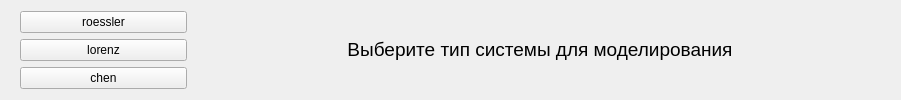
     <widget class="QWidget" name="page">
      <property name="sizePolicy">
       <sizepolicy hsizetype="Maximum" vsizetype="Maximum">
        <horstretch>0</horstretch>
        <verstretch>0</verstretch>
       </sizepolicy>
      </property>
      <layout class="QGridLayout" name="gridLayout_7">
       <item row="0" column="0">
        <layout class="QGridLayout" name="gridLayout_3">
         <item row="0" column="0">
          <layout class="QFormLayout" name="formLayout">
           <property name="sizeConstraint">
            <enum>QLayout::SetFixedSize</enum>
           </property>
           <property name="fieldGrowthPolicy">
            <enum>QFormLayout::FieldsStayAtSizeHint</enum>
           </property>
           <property name="labelAlignment">
            <set>Qt::AlignCenter</set>
           </property>
           <property name="formAlignment">
            <set>Qt::AlignCenter</set>
           </property>
           <item row="0" column="1">
            <widget class="QPushButton" name="amogusbutton">
             <property name="minimumSize">
              <size>
               <width>167</width>
               <height>0</height>
              </size>
             </property>
             <property name="maximumSize">
              <size>
               <width>167</width>
               <height>16777215</height>
              </size>
             </property>
             <property name="text">
              <string>roessler</string>
             </property>
            </widget>
           </item>
           <item row="1" column="1">
            <widget class="QPushButton" name="amogusbutton2">
             <property name="minimumSize">
              <size>
               <width>167</width>
               <height>0</height>
              </size>
             </property>
             <property name="maximumSize">
              <size>
               <width>167</width>
               <height>16777215</height>
              </size>
             </property>
             <property name="layoutDirection">
              <enum>Qt::RightToLeft</enum>
             </property>
             <property name="text">
              <string>lorenz</string>
             </property>
            </widget>
           </item>
           <item row="2" column="1">
            <widget class="QPushButton" name="amogusbutton3">
             <property name="enabled">
              <bool>true</bool>
             </property>
             <property name="minimumSize">
              <size>
               <width>167</width>
               <height>0</height>
              </size>
             </property>
             <property name="maximumSize">
              <size>
               <width>167</width>
               <height>16777215</height>
              </size>
             </property>
             <property name="layoutDirection">
              <enum>Qt::RightToLeft</enum>
             </property>
             <property name="text">
              <string>chen</string>
             </property>
            </widget>
           </item>
          </layout>
         </item>
         <item row="0" column="1">
          <layout class="QHBoxLayout" name="horizontalLayout_3">
           <item>
            <widget class="QLabel" name="label">
             <property name="minimumSize">
              <size>
               <width>700</width>
               <height>0</height>
              </size>
             </property>
             <property name="layoutDirection">
              <enum>Qt::LeftToRight</enum>
             </property>
             <property name="text">
              <string>&lt;html&gt;&lt;head/&gt;&lt;body&gt;&lt;p&gt;&lt;span style=&quot; font-size:14pt;&quot;&gt;Выберите тип системы для моделирования&lt;/span&gt;&lt;/p&gt;&lt;/body&gt;&lt;/html&gt;</string>
             </property>
             <property name="textFormat">
              <enum>Qt::RichText</enum>
             </property>
             <property name="scaledContents">
              <bool>true</bool>
             </property>
             <property name="alignment">
              <set>Qt::AlignCenter</set>
             </property>
             <property name="wordWrap">
              <bool>false</bool>
             </property>
            </widget>
           </item>
          </layout>
         </item>
        </layout>
       </item>
      </layout>
     </widget>
